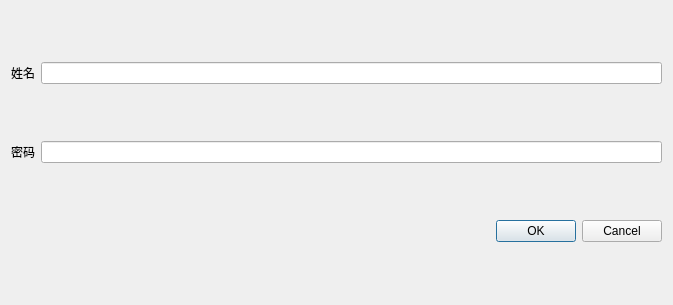
<?xml version="1.0" encoding="UTF-8"?>
<ui version="4.0">
 <class>CDialog</class>
 <widget class="QDialog" name="CDialog">
  <property name="geometry">
   <rect>
    <x>0</x>
    <y>0</y>
    <width>673</width>
    <height>305</height>
   </rect>
  </property>
  <property name="windowTitle">
   <string>Dialog</string>
  </property>
  <layout class="QGridLayout" name="gridLayout">
   <item row="2" column="0" colspan="2">
    <widget class="QDialogButtonBox" name="buttonBox">
     <property name="orientation">
      <enum>Qt::Horizontal</enum>
     </property>
     <property name="standardButtons">
      <set>QDialogButtonBox::Cancel|QDialogButtonBox::Ok</set>
     </property>
    </widget>
   </item>
   <item row="0" column="0">
    <widget class="QLabel" name="label_gif">
     <property name="text">
      <string>姓名</string>
     </property>
    </widget>
   </item>
   <item row="0" column="1">
    <widget class="QLineEdit" name="lineEdit"/>
   </item>
   <item row="1" column="0">
    <widget class="QLabel" name="label_gif_2">
     <property name="text">
      <string>密码</string>
     </property>
    </widget>
   </item>
   <item row="1" column="1">
    <widget class="QLineEdit" name="lineEdit_2">
     <property name="echoMode">
      <enum>QLineEdit::PasswordEchoOnEdit</enum>
     </property>
    </widget>
   </item>
  </layout>
 </widget>
 <resources/>
 <connections>
  <connection>
   <sender>buttonBox</sender>
   <signal>accepted()</signal>
   <receiver>CDialog</receiver>
   <slot>accept()</slot>
   <hints>
    <hint type="sourcelabel">
     <x>248</x>
     <y>254</y>
    </hint>
    <hint type="destinationlabel">
     <x>157</x>
     <y>274</y>
    </hint>
   </hints>
  </connection>
  <connection>
   <sender>buttonBox</sender>
   <signal>rejected()</signal>
   <receiver>CDialog</receiver>
   <slot>reject()</slot>
   <hints>
    <hint type="sourcelabel">
     <x>316</x>
     <y>260</y>
    </hint>
    <hint type="destinationlabel">
     <x>286</x>
     <y>274</y>
    </hint>
   </hints>
  </connection>
 </connections>
</ui>
